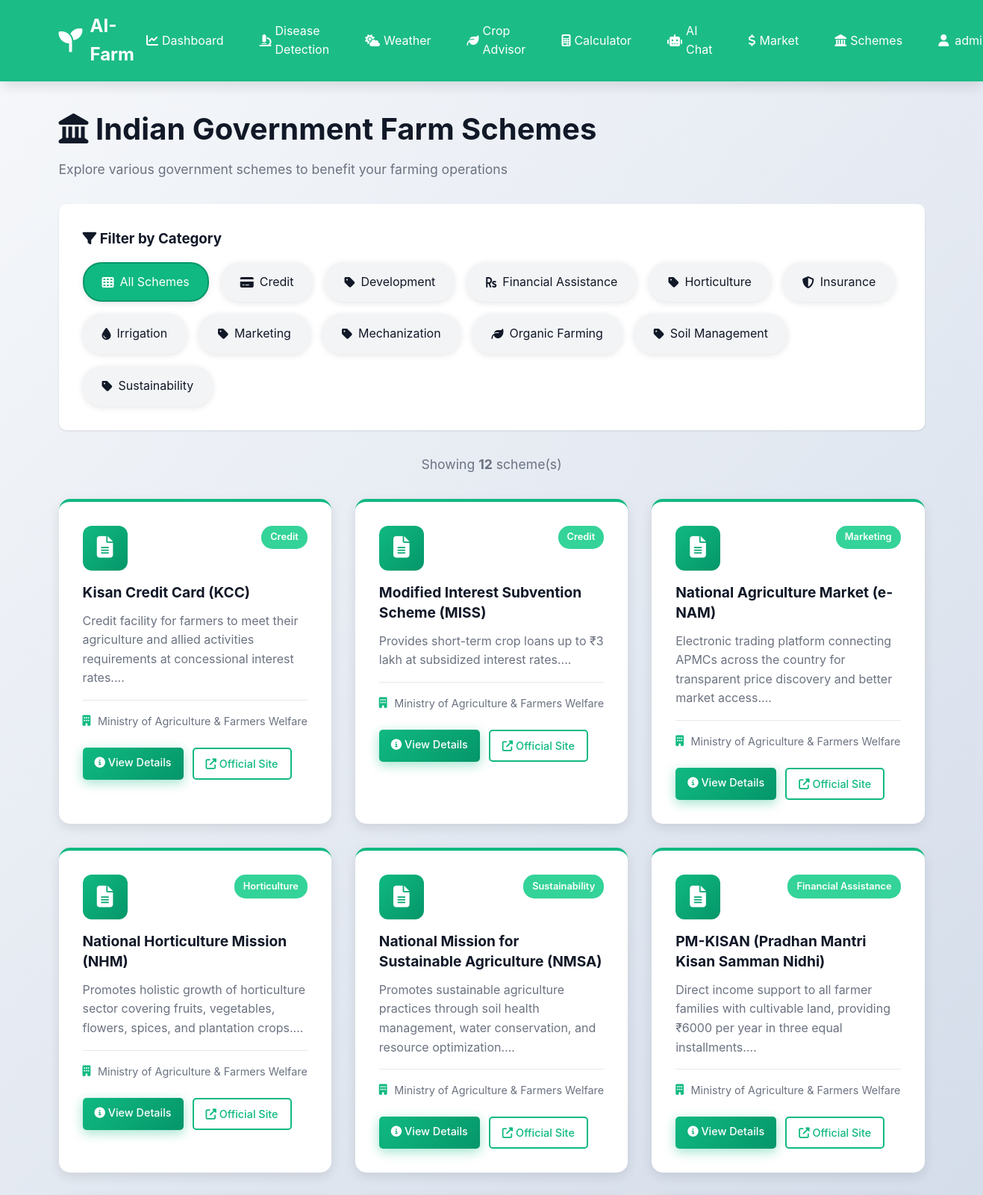
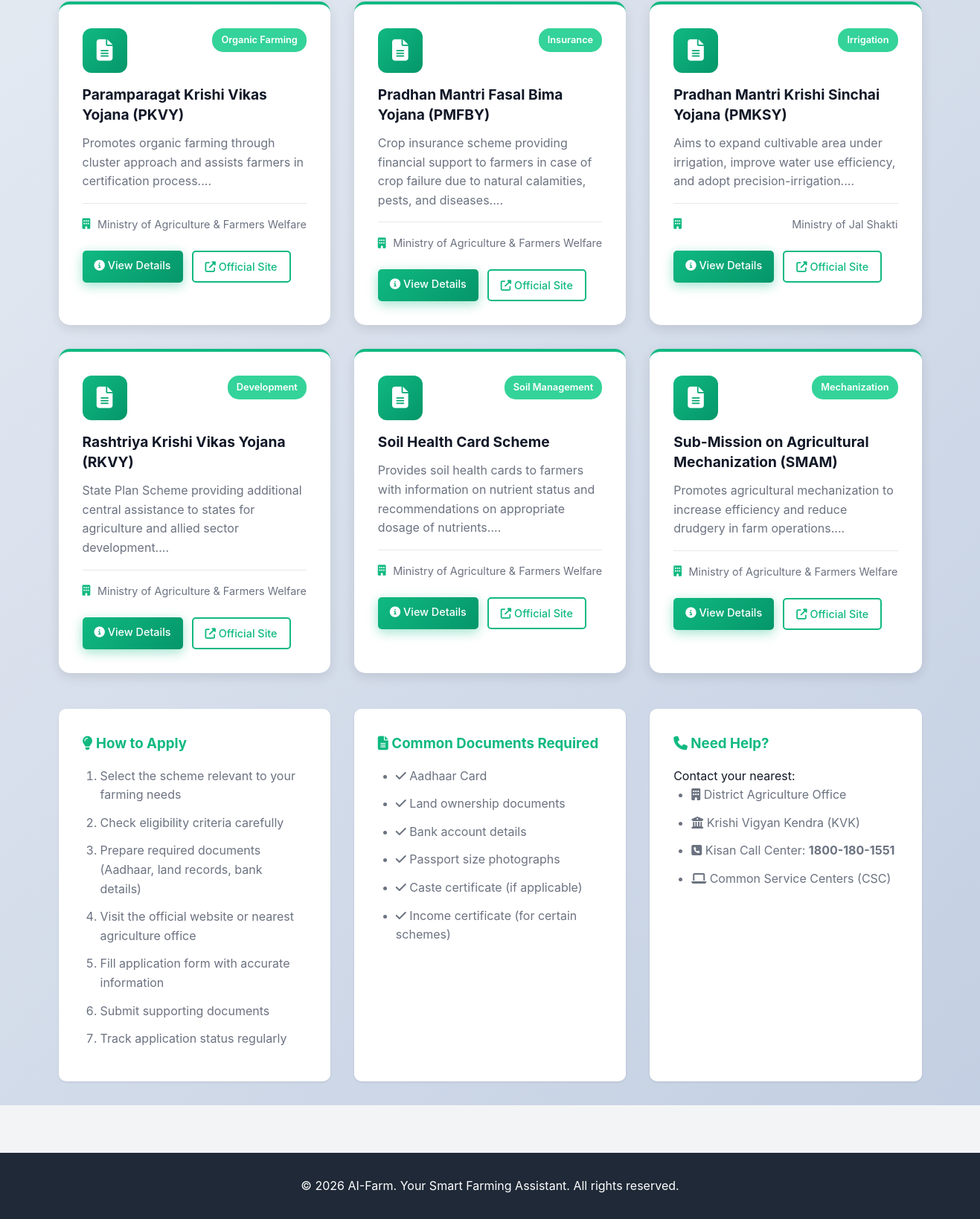
The app's page /govt-schemes (signed in) with its own data (2 pictures, top to bottom).
### tables this page shows
CREATE TABLE govt_schemes
                 (id INTEGER PRIMARY KEY AUTOINCREMENT,
                  scheme_name TEXT NOT NULL,
                  description TEXT,
                  eligibility TEXT,
                  benefits TEXT,
                  how_to_apply TEXT,
                  ministry TEXT,
                  website_link TEXT,
                  category TEXT,
                  created_at TIMESTAMP DEFAULT CURRENT_TIMESTAMP);

### app.py (the view)
@app.route('/govt-schemes')
@login_required
def govt_schemes():
    conn = sqlite3.connect('aifarm.db')
    conn.row_factory = sqlite3.Row
    c = conn.cursor()
    category = request.args.get('category', 'all')
    if category == 'all':
        c.execute('SELECT * FROM govt_schemes ORDER BY scheme_name')
    else:
        c.execute('SELECT * FROM govt_schemes WHERE category = ? ORDER BY scheme_name', (category,))
    schemes = c.fetchall()
    c.execute('SELECT DISTINCT category FROM govt_schemes ORDER BY category')
    categories = [row['category'] for row in c.fetchall()]
    conn.close()
    return render_template('govt_schemes.html', schemes=schemes, categories=categories, selected_category=category)

### app.py (called while the page is built)
def login_required(f):
    @wraps(f)
    def decorated_function(*args, **kwargs):
        if 'user_id' not in session:
            flash('Please log in to access this page.', 'warning')
            return redirect(url_for('login'))
        return f(*args, **kwargs)
    return decorated_function

### templates/govt_schemes.html (shortened to what this page needs)
{% extends "base.html" %}
{% block content %}
<div class="page-container schemes-page">
    <div class="container">
        <div class="page-header">
            <h1><i class="fas fa-landmark"></i> Indian Government Farm Schemes</h1>
            <p>Explore various government schemes to benefit your farming operations</p>
        </div>
        <div class="schemes-filters">
            <h3><i class="fas fa-filter"></i> Filter by Category</h3>
            <div class="category-pills">
                <a href="{{ url_for('govt_schemes', category='all') }}"
                   class="pill {% if selected_category == 'all' %}active{% endif %}">
                    <i class="fas fa-th"></i> All Schemes
                </a>
                {% for category in categories %}
                <a href="{{ url_for('govt_schemes', category=category) }}"
                   class="pill {% if selected_category == category %}active{% endif %}">
                    {% if category == 'Financial Assistance' %}
                        <i class="fas fa-rupee-sign"></i>
                    {% elif category == 'Insurance' %}
                        <i class="fas fa-shield-alt"></i>
                    {% elif category == 'Credit' %}
                        <i class="fas fa-credit-card"></i>
                    {% elif category == 'Irrigation' %}
                        <i class="fas fa-tint"></i>
                    {% elif category == 'Organic Farming' %}
                        <i class="fas fa-leaf"></i>
                    {% else %}
                        <i class="fas fa-tag"></i>
                    {% endif %}
                    {{ category }}
                </a>
                {% endfor %}
            </div>
        </div>
        <div class="schemes-count">
            <p>Showing <strong>{{ schemes|length }}</strong> scheme(s)</p>
        </div>
        <div class="schemes-grid">
            {% for scheme in schemes %}
            <div class="scheme-card">
                <div class="scheme-header">
                    <div class="scheme-icon">
                        <i class="fas fa-file-alt"></i>
                    </div>
                    <div class="scheme-category-badge">{{ scheme.category }}</div>
                </div>
                <h3>{{ scheme.scheme_name }}</h3>
                <p class="scheme-description">{{ scheme.description[:150] }}...</p>
                <div class="scheme-info">
                    <div class="info-item">
                        <i class="fas fa-building"></i>
                        <span>{{ scheme.ministry }}</span>
                    </div>
                </div>
                <div class="scheme-actions">
                    <a href="{{ url_for('scheme_detail', scheme_id=scheme.id) }}" class="btn btn-primary btn-sm">
                        <i class="fas fa-info-circle"></i> View Details
                    </a>
                    {% if scheme.website_link %}
                    <a href="{{ scheme.website_link }}" target="_blank" class="btn btn-secondary btn-sm">
                        <i class="fas fa-external-link-alt"></i> Official Site
                    </a>
                    {% endif %}
                </div>
            </div>
            {% endfor %}
        </div>
        <div class="schemes-info-section">
            <div class="info-card">
                <h3><i class="fas fa-lightbulb"></i> How to Apply</h3>
                <ol>
                    <li>Select the scheme relevant to your farming needs</li>
                    <li>Check eligibility criteria carefully</li>
                    <li>Prepare required documents (Aadhaar, land records, bank details)</li>
                    <li>Visit the official website or nearest agriculture office</li>
                    <li>Fill application form with accurate information</li>
                    <li>Submit supporting documents</li>
                    <li>Track application status regularly</li>
                </ol>
            </div>
            <div class="info-card">
                <h3><i class="fas fa-file-alt"></i> Common Documents Required</h3>
                <ul>
                    <li><i class="fas fa-check"></i> Aadhaar Card</li>
                    <li><i class="fas fa-check"></i> Land ownership documents</li>
                    <li><i class="fas fa-check"></i> Bank account details</li>
                    <li><i class="fas fa-check"></i> Passport size photographs</li>
                    <li><i class="fas fa-check"></i> Caste certificate (if applicable)</li>
                    <li><i class="fas fa-check"></i> Income certificate (for certain schemes)</li>
                </ul>
            </div>
            <div class="info-card">
                <h3><i class="fas fa-phone"></i> Need Help?</h3>
                <p>Contact your nearest:</p>
                <ul>
                    <li><i class="fas fa-building"></i> District Agriculture Office</li>
                    <li><i class="fas fa-university"></i> Krishi Vigyan Kendra (KVK)</li>
                    <li><i class="fas fa-phone-square"></i> Kisan Call Center: <strong>1800-180-1551</strong></li>
                    <li><i class="fas fa-laptop"></i> Common Service Centers (CSC)</li>
                </ul>
            </div>
        </div>
    </div>
</div>
{% endblock %}

### static/css/style.css (style rules this page uses)
* { margin: 0; padding: 0; box-sizing: border-box; }
:root { --primary-color: #10B981; --primary-dark: #059669; --primary-light: #34D399; --secondary-color: #3B82F6; --danger-color: #EF4444; --warning-color: #F59E0B; --success-color: #10B981; --dark: #1F2937; --light: #F3F4F6; --white: #FFFFFF; --text-dark: #111827; --text-light: #6B7280; --border-color: #E5E7EB; --shadow: 0 1px 3px 0 rgba(0, 0, 0, 0.1); --shadow-lg: 0 10px 15px -3px rgba(0, 0, 0, 0.1); }
body { font-family: -apple-system, BlinkMacSystemFont, 'Segoe UI', Roboto, 'Helvetica Neue', Arial, sans-serif; line-height: 1.6; color: var(--text-dark); background-color: var(--light); }
.container { max-width: 1200px; margin: 0 auto; padding: 0 20px; }
.btn { display: inline-block; padding: 0.75rem 1.5rem; border-radius: 5px; text-decoration: none; border: none; cursor: pointer; font-size: 1rem; transition: all 0.3s; font-weight: 500; }
.btn-primary { background: var(--primary-color); color: var(--white); }
.btn-secondary { background: var(--white); color: var(--primary-color); border: 2px solid var(--white); }
.btn-sm { padding: 0.5rem 1rem; font-size: 0.9rem; }
.page-header { margin-bottom: 2rem; }
.page-header h1 { font-size: 2.5rem; color: var(--text-dark); margin-bottom: 0.5rem; }
.page-header p { color: var(--text-light); font-size: 1.1rem; }
.page-container { padding: 2rem 0; min-height: calc(100vh - 200px); }
.info-card { background: var(--white); padding: 1.5rem; border-radius: 10px; box-shadow: var(--shadow); }
.info-card h3 { margin-bottom: 1rem; color: var(--text-dark); }
.info-card ol, .info-card ul { padding-left: 1.5rem; }
.info-card li { margin-bottom: 0.5rem; color: var(--text-light); }
.info-item { display: flex; justify-content: space-between; }
button, .btn, a, input, select, textarea { transition: all 0.3s cubic-bezier(0.4, 0, 0.2, 1); }
.btn-primary { background: linear-gradient(135deg, var(--primary-color), var(--primary-dark)); box-shadow: 0 4px 15px rgba(16, 185, 129, 0.4); }
.badge, .pill { box-shadow: 0 2px 8px rgba(0, 0, 0, 0.1); }
.page-container { animation: fadeIn 0.5s ease-in; }
html { scroll-behavior: smooth; }

### records on screen
govt_schemes: category "Credit", scheme_name "Kisan Credit Card (KCC)", description "Credit facility for farmers to meet their agriculture and allied activities requirements at concessional interest rates.", ministry "Ministry of Agriculture & Farmers Welfare"
govt_schemes: category "Credit", scheme_name "Modified Interest Subvention Scheme (MISS)", description "Provides short-term crop loans up to ₹3 lakh at subsidized interest rates.", ministry "Ministry of Agriculture & Farmers Welfare"
govt_schemes: category "Marketing", scheme_name "National Agriculture Market (e-NAM)", description "Electronic trading platform connecting APMCs across the country for transparent price discovery and better market access.", ministry "Ministry of Agriculture & Farmers Welfare"
govt_schemes: category "Horticulture", scheme_name "National Horticulture Mission (NHM)", description "Promotes holistic growth of horticulture sector covering fruits, vegetables, flowers, spices, and plantation crops.", ministry "Ministry of Agriculture & Farmers Welfare"
govt_schemes: category "Sustainability", scheme_name "National Mission for Sustainable Agriculture (NMSA)", description "Promotes sustainable agriculture practices through soil health management, water conservation, and resource optimization.", ministry "Ministry of Agriculture & Farmers Welfare"
govt_schemes: category "Financial Assistance", scheme_name "PM-KISAN (Pradhan Mantri Kisan Samman Nidhi)", description "Direct income support to all farmer families with cultivable land, providing ₹6000 per year in three equal installments.", ministry "Ministry of Agriculture & Farmers Welfare"
govt_schemes: category "Organic Farming", scheme_name "Paramparagat Krishi Vikas Yojana (PKVY)", description "Promotes organic farming through cluster approach and assists farmers in certification process.", ministry "Ministry of Agriculture & Farmers Welfare"
govt_schemes: category "Insurance", scheme_name "Pradhan Mantri Fasal Bima Yojana (PMFBY)", description "Crop insurance scheme providing financial support to farmers in case of crop failure due to natural calamities, pests, and diseases.", ministry "Ministry of Agriculture & Farmers Welfare"
govt_schemes: category "Irrigation", scheme_name "Pradhan Mantri Krishi Sinchai Yojana (PMKSY)", description "Aims to expand cultivable area under irrigation, improve water use efficiency, and adopt precision-irrigation.", ministry "Ministry of Jal Shakti"
govt_schemes: category "Development", scheme_name "Rashtriya Krishi Vikas Yojana (RKVY)", description "State Plan Scheme providing additional central assistance to states for agriculture and allied sector development.", ministry "Ministry of Agriculture & Farmers Welfare"
govt_schemes: category "Soil Management", scheme_name "Soil Health Card Scheme", description "Provides soil health cards to farmers with information on nutrient status and recommendations on appropriate dosage of nutrients.", ministry "Ministry of Agriculture & Farmers Welfare"
govt_schemes: category "Mechanization", scheme_name "Sub-Mission on Agricultural Mechanization (SMAM)", description "Promotes agricultural mechanization to increase efficiency and reduce drudgery in farm operations.", ministry "Ministry of Agriculture & Farmers Welfare"

### other values on screen
{{ category }} "Credit" "Development" "Financial Assistance" "Horticulture" "Insurance" "Irrigation" "Marketing" "Mechanization" "Organic Farming" "Soil Management" "Sustainability"
{{ schemes|length }} "12"
